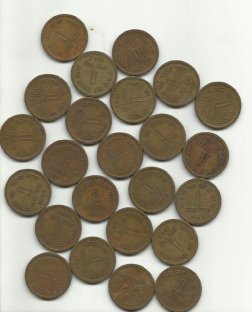
#> input picture Media/coins.jpg, 252 x 312 px, found by its file name
$ python featureExtractor.py   (older library calls are emulated)
#> lines starting #> are read from the running program, lines starting #| are printed output that depends on the picture
''' Feature extraction using hog and skimage '''

from skimage.io import imread
from skimage.transform import resize
from skimage.feature import hog
from matplotlib import pyplot as plt

img = imread("./Media/coins.jpg")
#> img is the input picture: shape (312, 252, 3); mean R, G, B 161.4, 153.2, 136.3

# applying the hog algorithm
fd, hog_image = hog(img,
                    orientations=9,
                    pixels_per_cell=(8, 8),
                    cells_per_block=(2,2),
                    visualize=True,
                    multichannel=True)
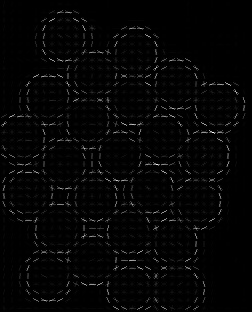
#> hog_image: shape (312, 252) float64; min 0, max 78.47, mean 1.6; drawn with min black and max white

plt.axis("off")
plt.imshow(hog_image, cmap='gray')
plt.savefig("./Media/coins_hog.png")
plt.show()

$ run again, with Media/corner_detection.jpg copied over Media/coins.jpg
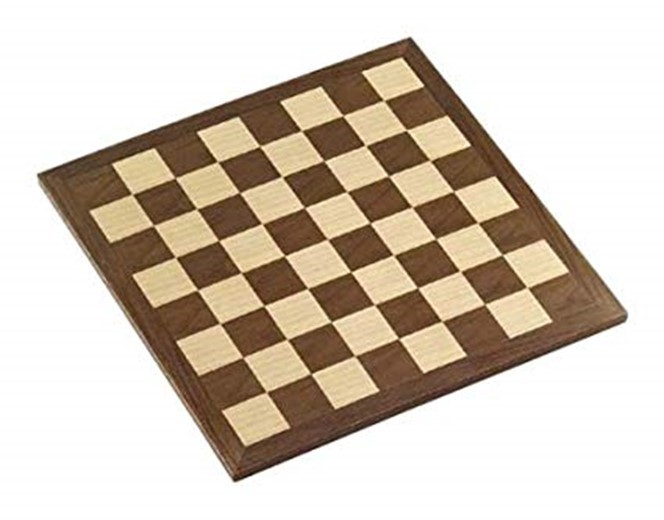
#> input picture Media/corner_detection.jpg, 664 x 520 px, found by its file name
#> img is the input picture: shape (520, 664, 3); mean R, G, B 210.5, 199, 185.7
#> `fd, hog_image = hog(img, orientations=9, pixels_per_cell=(8, 8), cells..`:
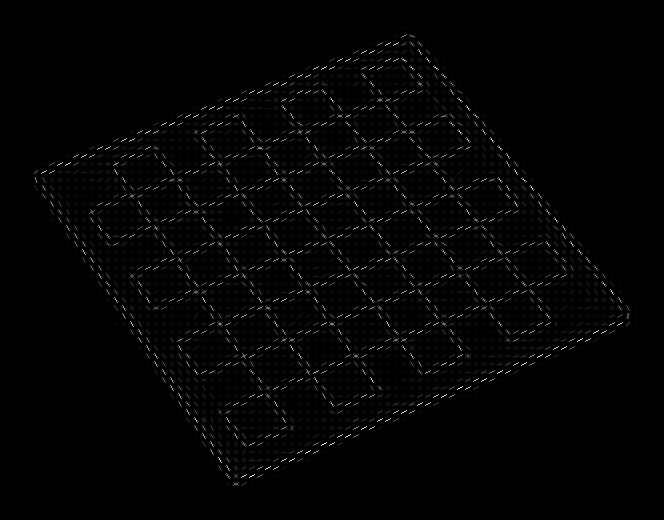
#> hog_image: shape (520, 664) float64; min 0, max 73.17, mean 1.1; drawn with min black and max white
